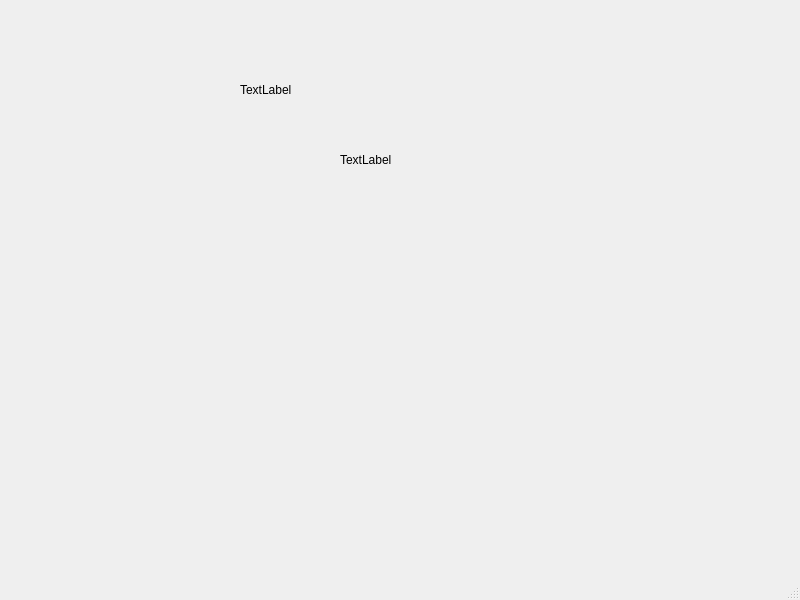
<?xml version="1.0" encoding="UTF-8"?>
<ui version="4.0">
 <class>MyWindowWithImage</class>
 <widget class="QMainWindow" name="MyWindowWithImage">
  <property name="geometry">
   <rect>
    <x>0</x>
    <y>0</y>
    <width>800</width>
    <height>600</height>
   </rect>
  </property>
  <property name="windowTitle">
   <string>MyWindowWithImage</string>
  </property>
  <widget class="QWidget" name="centralwidget">
   <widget class="QLabel" name="lbl_pixmap">
    <property name="geometry">
     <rect>
      <x>340</x>
      <y>150</y>
      <width>63</width>
      <height>20</height>
     </rect>
    </property>
    <property name="text">
     <string>TextLabel</string>
    </property>
   </widget>
   <widget class="QLabel" name="lbl_size">
    <property name="geometry">
     <rect>
      <x>240</x>
      <y>80</y>
      <width>63</width>
      <height>20</height>
     </rect>
    </property>
    <property name="text">
     <string>TextLabel</string>
    </property>
   </widget>
  </widget>
  <widget class="QMenuBar" name="menubar">
   <property name="geometry">
    <rect>
     <x>0</x>
     <y>0</y>
     <width>800</width>
     <height>25</height>
    </rect>
   </property>
  </widget>
  <widget class="QStatusBar" name="statusbar"/>
 </widget>
 <resources/>
 <connections/>
</ui>
